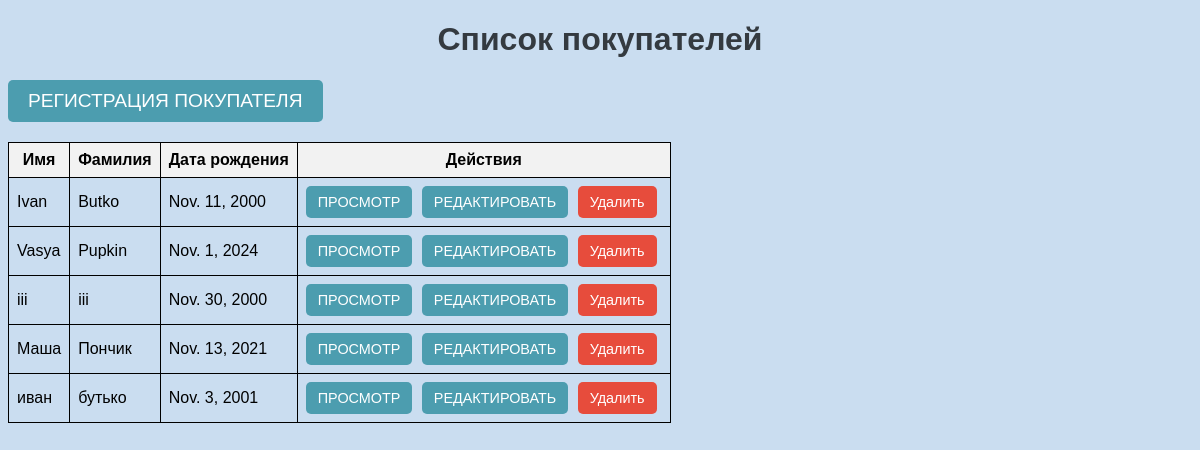
The page /buyers/ on the database as committed earlier.
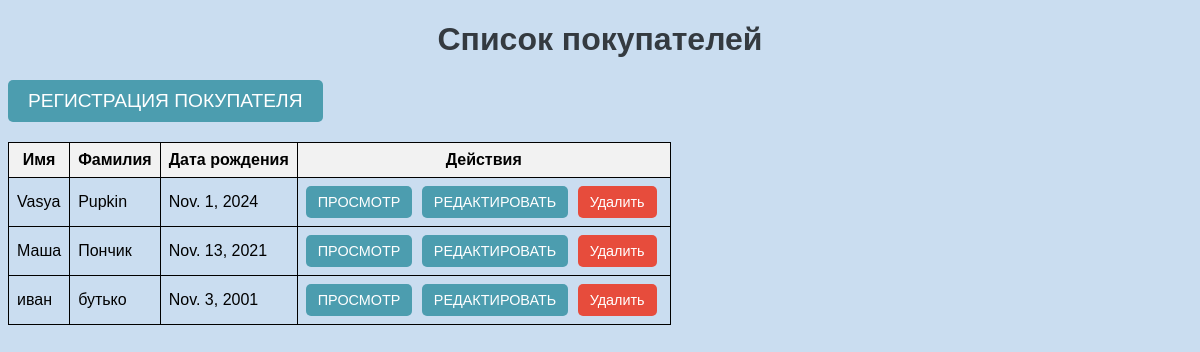
The same page on the database as committed later.
### buyers/models.py (models this page shows, shortened)
class Buyer(models.Model):
    objects = models.Manager()
    first_name = models.CharField(max_length=255)
    last_name = models.CharField(max_length=255)
    date_of_birth = models.DateField()
    special_notes = models.TextField(null=True, blank=True)
    phone_number = models.CharField(
        max_length=12, unique=True,
        validators=[
            RegexValidator(
                regex=r'^\+7\d{10}$',
                message="Введите корректный номер телефона (например, +79991234567)."
            )
        ]
    )
    email = models.EmailField(unique=True)
    addresses = models.ManyToManyField(Address, related_name="buyers")

### buyers/views.py (the view)
# urls.py: path('', buyer_list, name='buyer_list'),
def buyer_list(request):
    buyers = Buyer.objects.all()
    return render(request, 'buyers/buyer_list.html', {'buyers': buyers})

### templates/buyers/buyer_list.html (shortened to what this page needs)
{% load static %}
<!DOCTYPE html>
<html lang="en">
<head>
    <link rel="stylesheet" href="{% static 'style.css' %}">
</head>
<body>
<h1>Список покупателей</h1>
<form action="{% url 'buyer_create' %}" method="GET" style="display:inline;">
    <button type="submit" class="create-buyer-button">Регистрация покупателя
    </button>
</form>
<table>
    <thead>
    <tr>
        <th>Имя</th>
        <th>Фамилия</th>
        <th>Дата рождения</th>
        <th>Действия</th>
    </tr>
    </thead>
    <tbody>
    {% for buyer in buyers %}
        <tr>
            <td>{{ buyer.first_name }}</td>
            <td>{{ buyer.last_name }}</td>
            <td>{{ buyer.date_of_birth }}</td>
            <td class="button-group">
                <form action="{% url 'buyer_detail' buyer.id %}" method="GET"
                      style="display:inline;">
                    <button type="submit" class="button-link">Просмотр</button>
                </form>
                <form action="{% url 'buyer_update' buyer.id %}" method="GET"
                      style="display:inline;">
                    <button type="submit"
                            class="button-link">Редактировать</button>
                </form>
                <form action="{% url 'buyer_delete' buyer.id %}" method="GET"
                      style="display:inline;">
                    <button type="submit"
                            class="delete-button">Удалить</button>
                </form>
            </td>
        </tr>
    {% empty %}
        <tr>
            <td colspan="4">Покупатели отсутствуют.</td>
        </tr>
    {% endfor %}
    </tbody>
</table>
</body>
</html>

Rows that differ between the two databases and show on the page:
removed Buyer: first_name "Ivan", last_name "Butko", date_of_birth "Nov. 11, 2000"
removed Buyer: first_name "iii", last_name "iii", date_of_birth "Nov. 30, 2000"
